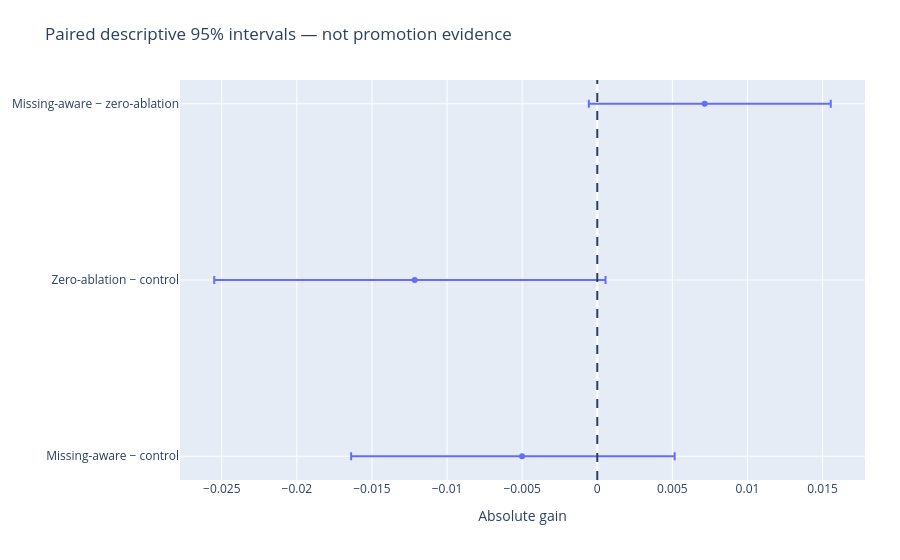

Write notebook code for a chart like this one.
### Markdown cell above
## Paired uncertainty

### Code cell
view.show_chart(2)

### Figure 1 — Plotly figure (JSON) as saved in the notebook; plotly's stock layout.template omitted (floating-point values rounded to 4 significant figures)
{"data": [{"error_x": {"array": [0.01016, 0.01271, 0.008396], "arrayminus": [0.01138, 0.01335, 0.007712], "symmetric": false, "type": "data"}, "mode": "markers", "type": "scatter", "x": [-0.005007, -0.01216, 0.007149], "y": ["Missing-aware − control", "Zero-ablation − control", "Missing-aware − zero-ablation"]}], "layout": {"margin": {"b": 80, "l": 65, "r": 35, "t": 80}, "shapes": [{"line": {"dash": "dash"}, "type": "line", "x0": 0, "x1": 0, "xref": "x", "y0": 0, "y1": 1, "yref": "y domain"}], "title": {"text": "Paired descriptive 95% intervals — not promotion evidence"}, "xaxis": {"title": {"text": "Absolute gain"}}}}
